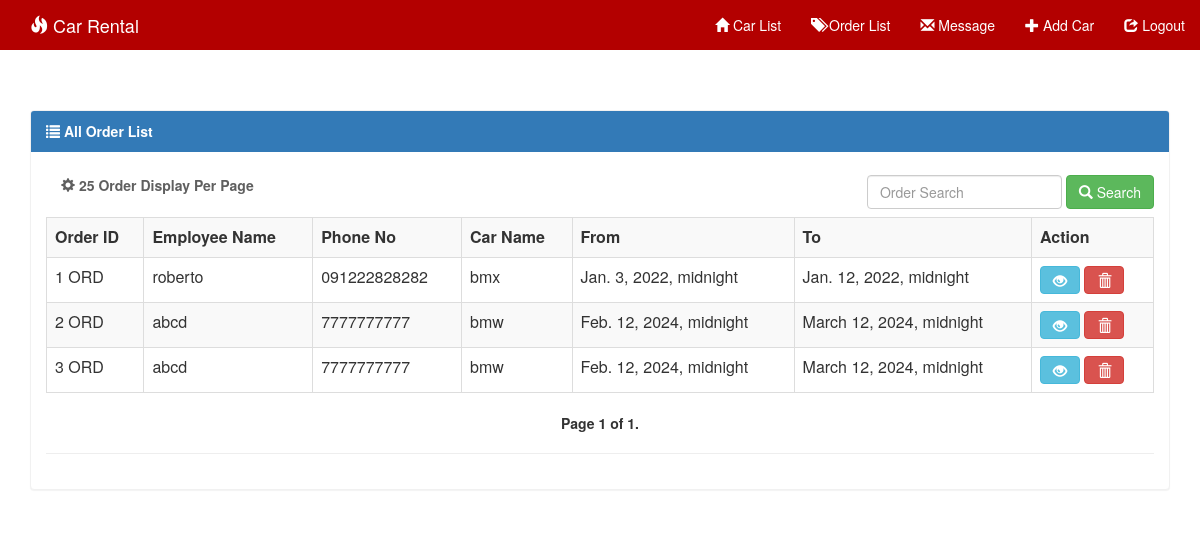
/listOrder/, run on the app's committed database.
### system/models.py (models this page shows, shortened)
class Order(models.Model):
    car_name = models.CharField(max_length=100)
    employee_name = models.CharField(max_length=100)
    cell_no = models.CharField(max_length=15)
    address = models.TextField()
    date = models.DateTimeField()
    to = models.DateTimeField()

### system/views.py (the view)
# urls.py: re_path(r'^listOrder/$', order_list, name = "order_list"),
def order_list(request):
    order = Order.objects.all()
    query = request.GET.get('q')
    if query:
        order = order.filter(
            Q(car_name__icontains=query)|
            Q(employee_name__icontains=query)
        )
    paginator = Paginator(order, 4)  # Show 15 contacts per page
    page = request.GET.get('page')
    try:
        order = paginator.page(page)
    except PageNotAnInteger:
        order = paginator.page(1)
    except EmptyPage:
        order = paginator.page(paginator.num_pages)
    context = {
        'order': order,
    }
    return render(request, 'order_list.html', context)

### templates/order_list.html (shortened to what this page needs)
{% extends 'base.html' %}
{% block nav %}
    <div class="collapse navbar-collapse" id="myNavbar">
      <ul class="nav navbar-nav navbar-right">
        <li><a href="{% url 'adminIndex' %}"><span class="glyphicon glyphicon-home"></span> Car List</a></li>
        <li><a href="{% url 'order_list' %}"><span class="glyphicon glyphicon-tags"></span> Order List</a></li>
        <li><a href="{% url 'message' %}"><span class="glyphicon glyphicon-envelope"></span> Message</a></li>
        <li><a href="{% url 'car_create' %}"><span class="glyphicon glyphicon-plus"></span> Add Car</a></li>
        <li><a href="{% url 'logout' %}"><span class="glyphicon glyphicon-share"></span> Logout</a></li>
      </ul>
    </div>
{% endblock %}
{% block body %}
<div class='container table-responsive'>
<div class="panel panel-primary">
  <div class="panel-heading"><strong><span class="glyphicon glyphicon-list"></span> All Order List</strong> </div>
    <div class="panel-body">
    <strong class="navbar-form navbar-left" style="color: #5f5f5f;"><span class="glyphicon glyphicon-cog"></span> 25 Order Display Per Page </strong>
    {% block search_box %}
      <form method="GET" class="navbar-form navbar-right" role="search">
        <div class="form-group">
          <input type="text" class="form-control" placeholder="Order Search" value="{{request.GET.q}}" name="q">
        </div>
        <button type="submit" class="btn btn-success"><span class="glyphicon glyphicon-search"></span> Search</button>
      </form>
      {% endblock %}
  <table class="table table-bordered table-striped table-hover">
   <tr>
     <td><strong>Order ID</strong></td>
   <td><strong>Employee Name</strong></td>
   <td><strong>Phone No</strong></td>
    <td><strong>Car Name</strong></td>
    <td><strong>From</strong></td>
    <td><strong>To</strong></td>
    <td><strong>Action</strong></td>
  </tr>
      {% for ob in order %}
    <tr>
    <td>{{ob.id}} ORD</td>
    <td>{{ob.employee_name}}</td>
    <td>{{ob.cell_no}}</td>
    <td>{{ob.car_name}}</td>
    <td>{{ob.date}}</td>
    <td>{{ob.to}}</td>
    <td>
         <a href="{% url 'order_detail' ob.id %}"><button type="button" class="btn btn-info"><span class="glyphicon glyphicon-eye-open"></span></button></a>
         <a href="{% url 'order_delete' ob.id %}"><button type="button" class="btn btn-danger"><span class="glyphicon glyphicon-trash"></span></button></a>
    </td>
</tr>
    {% endfor %}
  </table>
<nav>
  <ul class="pager">
      <li class="previous">
         <strong> Page {{ order.number }} of {{ order.paginator.num_pages }}.</strong>
    </li>
  </ul>
</nav>
    <hr>
    </div>
    </div>
{% endblock %}

### templates/base.html (shortened to what this page needs)
{% load static %}
<link href="{% static 'css/style.css' %}" rel="stylesheet">
<!doctype html>
<html lang="en">
<head>
    <link rel="stylesheet" href="{% static 'css/bootstrap.min.css' %}">
    <link rel="stylesheet" href="{% static 'css/style.css' %}">
<body>
<nav class="navbar navbar-custom navbar-fixed-top">
  <div class="container">
    <div class="navbar-header">
      <div class="navbar-brand"><span class="glyphicon glyphicon-fire"></span> Car Rental</div>
    </div>
      <div class="collapse navbar-collapse" id="myNavbar">
      <ul class="nav navbar-nav navbar-right">
         <li>
{% block nav %}{% endblock %}
      </ul>
    </div>
  </div>
</nav>
{% block body %}{% endblock %}
</body>
</html>

### static/css/style.css (style rules this page uses)
body { background:url('../images/'); }
.navbar { margin-bottom: 35px !important; background-color: red; z-index: 9999; border: 0; font-size: 14px !important; line-height: 1.42857143 !important; border-radius: 0; }
.navbar li a, .navbar .navbar-brand { color: #fff !important; }
.navbar-custom { background-color: #b30000 !important; }
.navbar-fixed-top { position: relative!important; }
.panel { margin-top:25px; }
.panel-primary { border-color: #f1f1f1 !important; }

### data on the page
Order: id "1", employee_name "roberto", cell_no "091222828282", car_name "bmx", date "Jan. 3, 2022, midnight", to "Jan. 12, 2022, midnight"
Order: id "2", employee_name "abcd", cell_no "7777777777", car_name "bmw", date "Feb. 12, 2024, midnight", to "March 12, 2024, midnight"
Order: id "3", employee_name "abcd", cell_no "7777777777", car_name "bmw", date "Feb. 12, 2024, midnight", to "March 12, 2024, midnight"

### other printed values
{{ order.number }} "1"
{{ order.paginator.num_pages }} "1"
